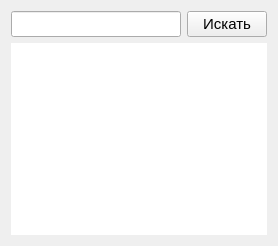
                <widget class="QWidget" name="searching_people_page">
                 <layout class="QVBoxLayout" name="verticalLayout_15">
                  <item>
                   <layout class="QHBoxLayout" name="horizontalLayout_3">
                    <item>
                     <widget class="QLineEdit" name="search_people_line">
                      <property name="font">
                       <font>
                        <pointsize>11</pointsize>
                       </font>
                      </property>
                      <property name="clearButtonEnabled">
                       <bool>true</bool>
                      </property>
                     </widget>
                    </item>
                    <item>
                     <widget class="QPushButton" name="search_people_button">
                      <property name="font">
                       <font>
                        <pointsize>11</pointsize>
                       </font>
                      </property>
                      <property name="text">
                       <string>Искать</string>
                      </property>
                     </widget>
                    </item>
                   </layout>
                  </item>
                  <item>
                   <widget class="QListWidget" name="search_people_list">
                    <property name="frameShape">
                     <enum>QFrame::NoFrame</enum>
                    </property>
                    <property name="selectionMode">
                     <enum>QAbstractItemView::NoSelection</enum>
                    </property>
                   </widget>
                  </item>
                 </layout>
                </widget>
